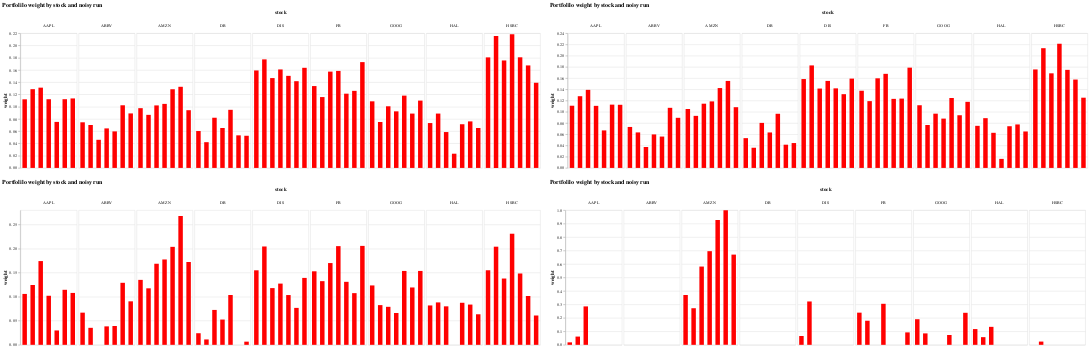

The cell this chart's notebook holds for it:
### Code cell
# Horizontal combination of the first two charts
top_row_2 = alt.hconcat(chart_095_2, chart_07_2)

# Horizontal combination of the second two charts
bottom_row_2 = alt.hconcat(chart_035_2, chart_01_2)

# Vertical combination of the two rows
combined_chart_2 = alt.vconcat(top_row_2, bottom_row_2)

# Display the combined chart
combined_chart_2

### Figure 1 — Vega-Lite specification as saved in the notebook (floating-point values rounded to 4 significant figures)
{"config": {"view": {"continuousWidth": 300, "continuousHeight": 300}}, "vconcat": [{"hconcat": [{"data": {"name": "data-511e0829efbcb5d775ccc069f07d8d08"}, "mark": {"type": "bar", "color": "red", "size": 10}, "encoding": {"column": {"field": "stock", "spacing": 2, "type": "nominal"}, "x": {"axis": null, "field": "run", "type": "ordinal"}, "y": {"field": "weight", "type": "quantitative"}}, "title": "Portfolilo weight by stock and noisy run", "width": 125}, {"data": {"name": "data-d045bc0b506de827ecd9b2400ee81860"}, "mark": {"type": "bar", "color": "red", "size": 10}, "encoding": {"column": {"field": "stock", "spacing": 2, "type": "nominal"}, "x": {"axis": null, "field": "run", "type": "ordinal"}, "y": {"field": "weight", "type": "quantitative"}}, "title": "Portfolilo weight by stock and noisy run", "width": 125}]}, {"hconcat": [{"data": {"name": "data-481d83af8f6f01fcdeb1852f11b91ef3"}, "mark": {"type": "bar", "color": "red", "size": 10}, "encoding": {"column": {"field": "stock", "spacing": 2, "type": "nominal"}, "x": {"axis": null, "field": "run", "type": "ordinal"}, "y": {"field": "weight", "type": "quantitative"}}, "title": "Portfolilo weight by stock and noisy run", "width": 125}, {"data": {"name": "data-704f8f5a5c54f35e8b8fa526b63e7219"}, "mark": {"type": "bar", "color": "red", "size": 10}, "encoding": {"column": {"field": "stock", "spacing": 2, "type": "nominal"}, "x": {"axis": null, "field": "run", "type": "ordinal"}, "y": {"field": "weight", "type": "quantitative"}}, "title": "Portfolilo weight by stock and noisy run", "width": 125}]}], "$schema": "https://vega.github.io/schema/vega-lite/v5.8.0.json", "datasets": {"data-511e0829efbcb5d775ccc069f07d8d08": [{"stock": "AAPL", "run": 0, "weight": 0.1121}, {"stock": "ABBV", "run": 0, "weight": 0.07452}, {"stock": "AMZN", "run": 0, "weight": 0.0976}, {"stock": "DB", "run": 0, "weight": 0.06026}, {"stock": "DIS", "run": 0, "weight": 0.1592}, {"stock": "FB", "run": 0, "weight": 0.1337}, {"stock": "GOOG", "run": 0, "weight": 0.1088}, {"stock": "HAL", "run": 0, "weight": 0.07329}, {"stock": "HSBC", "run": 0, "weight": 0.1805}, {"stock": "AAPL", "run": 1, "weight": 0.1286}, {"stock": "ABBV", "run": 1, "weight": 0.07016}, {"stock": "AMZN", "run": 1, "weight": 0.08668}, {"stock": "DB", "run": 1, "weight": 0.04205}, {"stock": "DIS", "run": 1, "weight": 0.1773}, {"stock": "FB", "run": 1, "weight": 0.1157}, {"stock": "GOOG", "run": 1, "weight": 0.07504}, {"stock": "HAL", "run": 1, "weight": 0.08878}, {"stock": "HSBC", "run": 1, "weight": 0.2156}, {"stock": "AAPL", "run": 2, "weight": 0.1311}, {"stock": "ABBV", "run": 2, "weight": 0.04594}, {"stock": "AMZN", "run": 2, "weight": 0.1021}, {"stock": "DB", "run": 2, "weight": 0.08197}, {"stock": "DIS", "run": 2, "weight": 0.1467}, {"stock": "FB", "run": 2, "weight": 0.1573}, {"stock": "GOOG", "run": 2, "weight": 0.1007}, {"stock": "HAL", "run": 2, "weight": 0.0586}, {"stock": "HSBC", "run": 2, "weight": 0.1755}, {"stock": "AAPL", "run": 3, "weight": 0.1122}, {"stock": "ABBV", "run": 3, "weight": 0.06457}, {"stock": "AMZN", "run": 3, "weight": 0.1046}, {"stock": "DB", "run": 3, "weight": 0.06521}, {"stock": "DIS", "run": 3, "weight": 0.1608}, {"stock": "FB", "run": 3, "weight": 0.1585}, {"stock": "GOOG", "run": 3, "weight": 0.09242}, {"stock": "HAL", "run": 3, "weight": 0.02324}, {"stock": "HSBC", "run": 3, "weight": 0.2185}, {"stock": "AAPL", "run": 4, "weight": 0.07516}, {"stock": "ABBV", "run": 4, "weight": 0.05967}, {"stock": "AMZN", "run": 4, "weight": 0.1285}, {"stock": "DB", "run": 4, "weight": 0.09491}, {"stock": "DIS", "run": 4, "weight": 0.1504}, {"stock": "FB", "run": 4, "weight": 0.1213}, {"stock": "GOOG", "run": 4, "weight": 0.1181}, {"stock": "HAL", "run": 4, "weight": 0.07135}, {"stock": "HSBC", "run": 4, "weight": 0.1807}, {"stock": "AAPL", "run": 5, "weight": 0.1122}, {"stock": "ABBV", "run": 5, "weight": 0.1023}, {"stock": "AMZN", "run": 5, "weight": 0.1325}, {"stock": "DB", "run": 5, "weight": 0.05322}, {"stock": "DIS", "run": 5, "weight": 0.1417}, {"stock": "FB", "run": 5, "weight": 0.1259}, {"stock": "GOOG", "run": 5, "weight": 0.08876}, {"stock": "HAL", "run": 5, "weight": 0.07599}, {"stock": "HSBC", "run": 5, "weight": 0.1674}, {"stock": "AAPL", "run": 6, "weight": 0.1135}, {"stock": "ABBV", "run": 6, "weight": 0.08902}, {"stock": "AMZN", "run": 6, "weight": 0.09429}, {"stock": "DB", "run": 6, "weight": 0.05253}, {"stock": "DIS", "run": 6, "weight": 0.1635}, {"stock": "FB", "run": 6, "weight": 0.1728}, {"stock": "GOOG", "run": 6, "weight": 0.11}, {"stock": "HAL", "run": 6, "weight": 0.06526}, {"stock": "HSBC", "run": 6, "weight": 0.1391}], "data-d045bc0b506de827ecd9b2400ee81860": [{"stock": "AAPL", "run": 0, "weight": 0.1108}, {"stock": "ABBV", "run": 0, "weight": 0.073}, {"stock": "AMZN", "run": 0, "weight": 0.105}, {"stock": "DB", "run": 0, "weight": 0.05308}, {"stock": "DIS", "run": 0, "weight": 0.1584}, {"stock": "FB", "run": 0, "weight": 0.1375}, {"stock": "GOOG", "run": 0, "weight": 0.1117}, {"stock": "HAL", "run": 0, "weight": 0.075}, {"stock": "HSBC", "run": 0, "weight": 0.1755}, {"stock": "AAPL", "run": 1, "weight": 0.1278}, {"stock": "ABBV", "run": 1, "weight": 0.06328}, {"stock": "AMZN", "run": 1, "weight": 0.09276}, {"stock": "DB", "run": 1, "weight": 0.03595}, {"stock": "DIS", "run": 1, "weight": 0.1827}, {"stock": "FB", "run": 1, "weight": 0.119}, {"stock": "GOOG", "run": 1, "weight": 0.07652}, {"stock": "HAL", "run": 1, "weight": 0.08867}, {"stock": "HSBC", "run": 1, "weight": 0.2133}, {"stock": "AAPL", "run": 2, "weight": 0.1391}, {"stock": "ABBV", "run": 2, "weight": 0.03731}, {"stock": "AMZN", "run": 2, "weight": 0.1144}, {"stock": "DB", "run": 2, "weight": 0.08024}, {"stock": "DIS", "run": 2, "weight": 0.1414}, {"stock": "FB", "run": 2, "weight": 0.1597}, {"stock": "GOOG", "run": 2, "weight": 0.09668}, {"stock": "HAL", "run": 2, "weight": 0.06258}, {"stock": "HSBC", "run": 2, "weight": 0.1686}, {"stock": "AAPL", "run": 3, "weight": 0.1106}, {"stock": "ABBV", "run": 3, "weight": 0.05971}, {"stock": "AMZN", "run": 3, "weight": 0.1185}, {"stock": "DB", "run": 3, "weight": 0.0632}, {"stock": "DIS", "run": 3, "weight": 0.155}, {"stock": "FB", "run": 3, "weight": 0.1677}, {"stock": "GOOG", "run": 3, "weight": 0.08787}, {"stock": "HAL", "run": 3, "weight": 0.01611}, {"stock": "HSBC", "run": 3, "weight": 0.2213}, {"stock": "AAPL", "run": 4, "weight": 0.06686}, {"stock": "ABBV", "run": 4, "weight": 0.0559}, {"stock": "AMZN", "run": 4, "weight": 0.1423}, {"stock": "DB", "run": 4, "weight": 0.09649}, {"stock": "DIS", "run": 4, "weight": 0.1418}, {"stock": "FB", "run": 4, "weight": 0.123}, {"stock": "GOOG", "run": 4, "weight": 0.1246}, {"stock": "HAL", "run": 4, "weight": 0.0743}, {"stock": "HSBC", "run": 4, "weight": 0.1747}, {"stock": "AAPL", "run": 5, "weight": 0.1128}, {"stock": "ABBV", "run": 5, "weight": 0.1071}, {"stock": "AMZN", "run": 5, "weight": 0.155}, {"stock": "DB", "run": 5, "weight": 0.04139}, {"stock": "DIS", "run": 5, "weight": 0.1314}, {"stock": "FB", "run": 5, "weight": 0.1235}, {"stock": "GOOG", "run": 5, "weight": 0.09388}, {"stock": "HAL", "run": 5, "weight": 0.07748}, {"stock": "HSBC", "run": 5, "weight": 0.1574}, {"stock": "AAPL", "run": 6, "weight": 0.1125}, {"stock": "ABBV", "run": 6, "weight": 0.08928}, {"stock": "AMZN", "run": 6, "weight": 0.1082}, {"stock": "DB", "run": 6, "weight": 0.04433}, {"stock": "DIS", "run": 6, "weight": 0.1592}, {"stock": "FB", "run": 6, "weight": 0.1787}, {"stock": "GOOG", "run": 6, "weight": 0.1178}, {"stock": "HAL", "run": 6, "weight": 0.06495}, {"stock": "HSBC", "run": 6, "weight": 0.1251}], "data-481d83af8f6f01fcdeb1852f11b91ef3": [{"stock": "AAPL", "run": 0, "weight": 0.1058}, {"stock": "ABBV", "run": 0, "weight": 0.0669}, {"stock": "AMZN", "run": 0, "weight": 0.135}, {"stock": "DB", "run": 0, "weight": 0.02413}, {"stock": "DIS", "run": 0, "weight": 0.1549}, {"stock": "FB", "run": 0, "weight": 0.1529}, {"stock": "GOOG", "run": 0, "weight": 0.1235}, {"stock": "HAL", "run": 0, "weight": 0.08188}, {"stock": "HSBC", "run": 0, "weight": 0.155}, {"stock": "AAPL", "run": 1, "weight": 0.1244}, {"stock": "ABBV", "run": 1, "weight": 0.03535}, {"stock": "AMZN", "run": 1, "weight": 0.1175}, {"stock": "DB", "run": 1, "weight": 0.01121}, {"stock": "DIS", "run": 1, "weight": 0.2044}, {"stock": "FB", "run": 1, "weight": 0.1324}, {"stock": "GOOG", "run": 1, "weight": 0.08256}, {"stock": "HAL", "run": 1, "weight": 0.08819}, {"stock": "HSBC", "run": 1, "weight": 0.204}, {"stock": "AAPL", "run": 2, "weight": 0.1741}, {"stock": "ABBV", "run": 2, "weight": 6.062e-07}, {"stock": "AMZN", "run": 2, "weight": 0.1686}, {"stock": "DB", "run": 2, "weight": 0.07255}, {"stock": "DIS", "run": 2, "weight": 0.1179}, {"stock": "FB", "run": 2, "weight": 0.17}, {"stock": "GOOG", "run": 2, "weight": 0.07902}, {"stock": "HAL", "run": 2, "weight": 0.08002}, {"stock": "HSBC", "run": 2, "weight": 0.1378}, {"stock": "AAPL", "run": 3, "weight": 0.102}, {"stock": "ABBV", "run": 3, "weight": 0.03838}, {"stock": "AMZN", "run": 3, "weight": 0.1774}, {"stock": "DB", "run": 3, "weight": 0.05256}, {"stock": "DIS", "run": 3, "weight": 0.1273}, {"stock": "FB", "run": 3, "weight": 0.2052}, {"stock": "GOOG", "run": 3, "weight": 0.0662}, {"stock": "HAL", "run": 3, "weight": 1.661e-08}, {"stock": "HSBC", "run": 3, "weight": 0.231}, {"stock": "AAPL", "run": 4, "weight": 0.02989}, {"stock": "ABBV", "run": 4, "weight": 0.03912}, {"stock": "AMZN", "run": 4, "weight": 0.2037}, {"stock": "DB", "run": 4, "weight": 0.1035}, {"stock": "DIS", "run": 4, "weight": 0.1035}, {"stock": "FB", "run": 4, "weight": 0.131}, {"stock": "GOOG", "run": 4, "weight": 0.1536}, {"stock": "HAL", "run": 4, "weight": 0.08743}, {"stock": "HSBC", "run": 4, "weight": 0.1483}, {"stock": "AAPL", "run": 5, "weight": 0.1144}, {"stock": "ABBV", "run": 5, "weight": 0.1289}, {"stock": "AMZN", "run": 5, "weight": 0.2679}, {"stock": "DB", "run": 5, "weight": 4.468e-09}, {"stock": "DIS", "run": 5, "weight": 0.07678}, {"stock": "FB", "run": 5, "weight": 0.1075}, {"stock": "GOOG", "run": 5, "weight": 0.1192}, {"stock": "HAL", "run": 5, "weight": 0.08369}, {"stock": "HSBC", "run": 5, "weight": 0.1015}, {"stock": "AAPL", "run": 6, "weight": 0.1079}, {"stock": "ABBV", "run": 6, "weight": 0.09043}, {"stock": "AMZN", "run": 6, "weight": 0.1722}, {"stock": "DB", "run": 6, "weight": 0.0066}, {"stock": "DIS", "run": 6, "weight": 0.1391}, {"stock": "FB", "run": 6, "weight": 0.2057}, {"stock": "GOOG", "run": 6, "weight": 0.1536}, {"stock": "HAL", "run": 6, "weight": 0.06351}, {"stock": "HSBC", "run": 6, "weight": 0.06097}], "data-704f8f5a5c54f35e8b8fa526b63e7219": [{"stock": "AAPL", "run": 0, "weight": 0.0184}, {"stock": "ABBV", "run": 0, "weight": 8.186e-09}, {"stock": "AMZN", "run": 0, "weight": 0.3701}, {"stock": "DB", "run": 0, "weight": 1.647e-09}, {"stock": "DIS", "run": 0, "weight": 0.06547}, {"stock": "FB", "run": 0, "weight": 0.2389}, {"stock": "GOOG", "run": 0, "weight": 0.1902}, {"stock": "HAL", "run": 0, "weight": 0.117}, {"stock": "HSBC", "run": 0, "weight": 8.847e-09}, {"stock": "AAPL", "run": 1, "weight": 0.0613}, {"stock": "ABBV", "run": 1, "weight": 1.623e-08}, {"stock": "AMZN", "run": 1, "weight": 0.2718}, {"stock": "DB", "run": 1, "weight": 1.602e-08}, {"stock": "DIS", "run": 1, "weight": 0.322}, {"stock": "FB", "run": 1, "weight": 0.1789}, {"stock": "GOOG", "run": 1, "weight": 0.08492}, {"stock": "HAL", "run": 1, "weight": 0.05698}, {"stock": "HSBC", "run": 1, "weight": 0.02417}, {"stock": "AAPL", "run": 2, "weight": 0.2853}, {"stock": "ABBV", "run": 2, "weight": 1.021e-08}, {"stock": "AMZN", "run": 2, "weight": 0.5812}, {"stock": "DB", "run": 2, "weight": 1.849e-08}, {"stock": "DIS", "run": 2, "weight": 1.933e-08}, {"stock": "FB", "run": 2, "weight": 1.245e-07}, {"stock": "GOOG", "run": 2, "weight": 1.937e-08}, {"stock": "HAL", "run": 2, "weight": 0.1335}, {"stock": "HSBC", "run": 2, "weight": 1.99e-08}, {"stock": "AAPL", "run": 3, "weight": 5.999e-08}, {"stock": "ABBV", "run": 3, "weight": 3.037e-08}, {"stock": "AMZN", "run": 3, "weight": 0.6953}, {"stock": "DB", "run": 3, "weight": 4.506e-08}, {"stock": "DIS", "run": 3, "weight": 4.093e-08}, {"stock": "FB", "run": 3, "weight": 0.3047}, {"stock": "GOOG", "run": 3, "weight": 3.205e-08}, {"stock": "HAL", "run": 3, "weight": 2.01e-08}, {"stock": "HSBC", "run": 3, "weight": 1.958e-07}, {"stock": "AAPL", "run": 4, "weight": 3.234e-09}, {"stock": "ABBV", "run": 4, "weight": 3.903e-09}, {"stock": "AMZN", "run": 4, "weight": 0.927}, {"stock": "DB", "run": 4, "weight": 1.168e-08}, {"stock": "DIS", "run": 4, "weight": 3.676e-09}, {"stock": "FB", "run": 4, "weight": 9.494e-09}, {"stock": "GOOG", "run": 4, "weight": 0.07303}, {"stock": "HAL", "run": 4, "weight": 2.271e-08}, {"stock": "HSBC", "run": 4, "weight": 4.387e-09}, {"stock": "AAPL", "run": 5, "weight": 2.256e-08}, {"stock": "ABBV", "run": 5, "weight": 2.234e-08}, {"stock": "AMZN", "run": 5, "weight": 1.0}, {"stock": "DB", "run": 5, "weight": 9.553e-09}, {"stock": "DIS", "run": 5, "weight": 1.42e-08}, {"stock": "FB", "run": 5, "weight": 1.73e-08}, {"stock": "GOOG", "run": 5, "weight": 2.043e-08}, {"stock": "HAL", "run": 5, "weight": 1.828e-08}, {"stock": "HSBC", "run": 5, "weight": 1.473e-08}, {"stock": "AAPL", "run": 6, "weight": 1.862e-08}, {"stock": "ABBV", "run": 6, "weight": 2.137e-08}, {"stock": "AMZN", "run": 6, "weight": 0.6698}, {"stock": "DB", "run": 6, "weight": 7.448e-09}, {"stock": "DIS", "run": 6, "weight": 8.027e-09}, {"stock": "FB", "run": 6, "weight": 0.09236}, {"stock": "GOOG", "run": 6, "weight": 0.2378}, {"stock": "HAL", "run": 6, "weight": 4.801e-08}, {"stock": "HSBC", "run": 6, "weight": 7.849e-09}]}}
